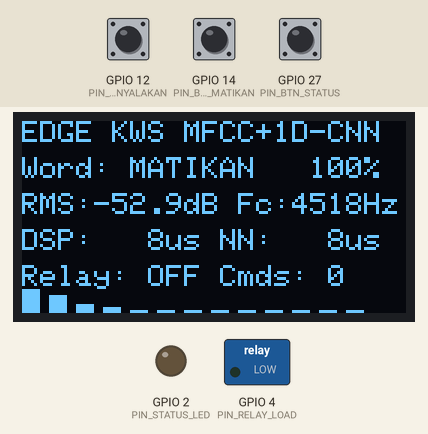
A sketch run on a simulated ESP32. On the bench: 128×64 one-colour display, switched loads named in the sketch (green lamp = pin HIGH), output pins drawn as LEDs (lit = HIGH). The inputs (shaded band) are chosen by the test bench; at power-on: GPIO 14 (PIN_BTN_MATIKAN) HIGH, GPIO 12 (PIN_BTN_NYALAKAN) HIGH, GPIO 27 (PIN_BTN_STATUS) HIGH. I2S audio is not simulated (input reads silence); what the sketch prints to the serial monitor is not drawn.

Above: at 1.2 s.
1.3 s: GPIO 14 (PIN_BTN_MATIKAN) pulled LOW for 1 s
At 2.6 s:
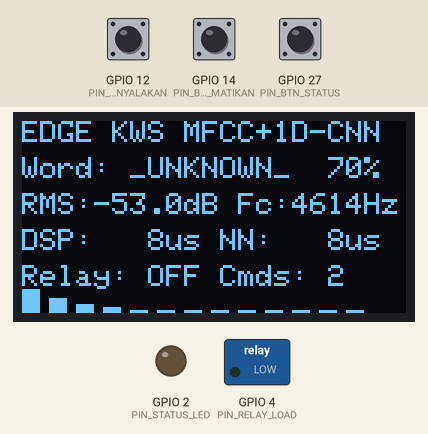
2.9 s: GPIO 12 (PIN_BTN_NYALAKAN) pulled LOW for 1 s
At 4.13 s:
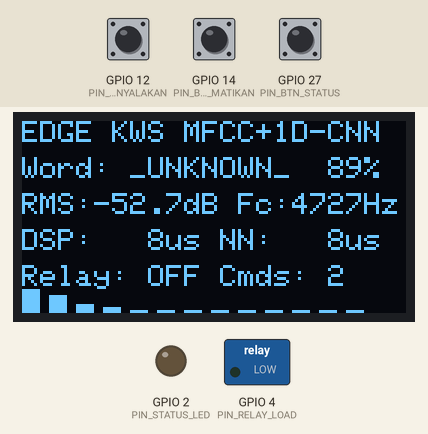
4.5 s: GPIO 27 (PIN_BTN_STATUS) pulled LOW for 0.15 s
At 5.1 s:
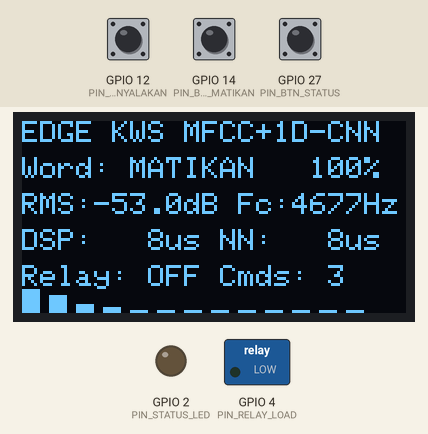
5.2 s: GPIO 12 (PIN_BTN_NYALAKAN) pulled LOW for 0.15 s
At 5.6 s:
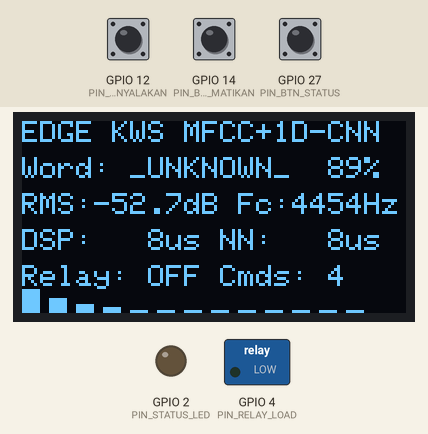
5.9 s: GPIO 14 (PIN_BTN_MATIKAN) pulled LOW for 0.15 s
At 6.26 s:
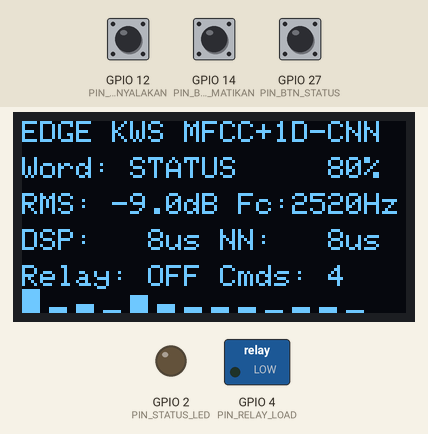
6.6 s: GPIO 27 (PIN_BTN_STATUS) pulled LOW for 1 s
At 7.75 s:
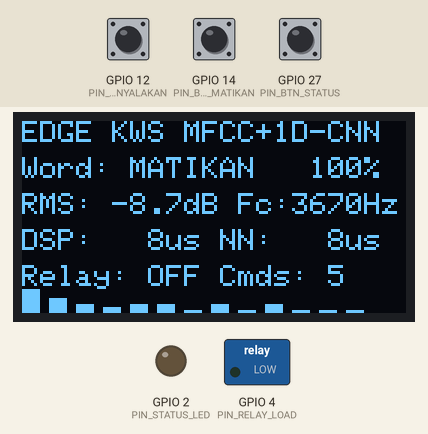

The sketch:

edge_offline_voice_command.ino
```cpp
/**
 * @file edge_offline_voice_command.ino
 * @brief Project 15: Edge Offline Voice Command Node (Audio DSP + MFCC + INT8 1D-CNN KWS)
 *
 * Hardware Architecture:
 *   - MCU: ESP32 / ESP32-S3
 *   - Microphone: INMP441 Omnidirectional I2S MEMS Microphone (16 kHz, 16-bit DMA)
 *     - I2S SCK (BCLK): GPIO 26
 *     - I2S WS  (LRCLK): GPIO 25
 *     - I2S SD  (DOUT):  GPIO 33
 *   - Simulation Utterance Trigger Buttons (for Wokwi / Bench Testing):
 *     - GPIO 12 (INPUT_PULLUP): Injects "NYALAKAN" (Turn ON) utterance
 *     - GPIO 14 (INPUT_PULLUP): Injects "MATIKAN"  (Turn OFF) utterance
 *     - GPIO 27 (INPUT_PULLUP): Injects "STATUS"   (Telemetry Report) utterance
 *   - Actuators & Display:
 *     - Relay Module: GPIO 4
 *     - Status LED:   GPIO 2
 *     - SSD1306 OLED: I2C (SDA=GPIO 21, SCL=GPIO 22)
 */

#include <Arduino.h>
#include <Wire.h>
#include <Adafruit_GFX.h>
#include <Adafruit_SSD1306.h>
#include <driver/i2s.h>

#include "kws_mfcc_model.h"

// Pin Assignments
static constexpr int PIN_I2S_SCK       = 26;
static constexpr int PIN_I2S_WS        = 25;
static constexpr int PIN_I2S_SD        = 33;

static constexpr int PIN_BTN_NYALAKAN  = 12;
static constexpr int PIN_BTN_MATIKAN   = 14;
static constexpr int PIN_BTN_STATUS    = 27;

static constexpr int PIN_RELAY_LOAD    = 4;
static constexpr int PIN_STATUS_LED    = 2;
static constexpr int PIN_I2C_SDA       = 21;
static constexpr int PIN_I2C_SCL       = 22;

static constexpr i2s_port_t I2S_PORT   = I2S_NUM_0;
static constexpr float CONFIDENCE_THRESHOLD = 0.72f;
static constexpr uint32_t LOCKOUT_MS        = 1200;

Adafruit_SSD1306 display(128, 64, &Wire, -1);
EdgeKWS::MFCCKeywordSpotter kwsEngine;

int16_t pcmFrame[EdgeKWS::FFT_SIZE];
bool    i2sHardwareActive = false;
bool    relayState        = false;
uint32_t frameCounter     = 0;
uint32_t lastCommandMs    = 0;
uint32_t totalCommands    = 0;

EdgeKWS::KeywordClass simulatedUtterance = EdgeKWS::KW_SILENCE;
uint8_t               simulatedFramesRemaining = 0;

/**
 * @brief Initializes ESP32 I2S Peripheral in Master RX mode at 16 kHz for INMP441.
 */
bool initI2SMicrophone() {
    i2s_config_t i2s_config = {
        .mode = static_cast<i2s_mode_t>(I2S_MODE_MASTER | I2S_MODE_RX),
        .sample_rate = EdgeKWS::SAMPLE_RATE_HZ,
        .bits_per_sample = I2S_BITS_PER_SAMPLE_16BIT,
        .channel_format = I2S_CHANNEL_FMT_ONLY_LEFT,
        .communication_format = I2S_COMM_FORMAT_STAND_I2S,
        .intr_alloc_flags = ESP_INTR_FLAG_LEVEL1,
        .dma_buf_count = 4,
        .dma_buf_len = 256,
        .use_apll = false,
        .tx_desc_auto_clear = false,
        .fixed_mclk = 0
    };

    i2s_pin_config_t pin_config = {
        .bck_io_num = PIN_I2S_SCK,
        .ws_io_num = PIN_I2S_WS,
        .data_out_num = I2S_PIN_NO_CHANGE,
        .data_in_num = PIN_I2S_SD
    };

    if (i2s_driver_install(I2S_PORT, &i2s_config, 0, nullptr) != ESP_OK) {
        return false;
    }
    if (i2s_set_pin(I2S_PORT, &pin_config) != ESP_OK) {
        return false;
    }
    i2s_zero_dma_buffer(I2S_PORT);
    return true;
}

/**
 * @brief Checks pushbuttons or Serial commands to inject synthetic voice utterances
 *        when testing in Wokwi or without an acoustic source.
 */
void pollSimulationTriggers() {
    if (digitalRead(PIN_BTN_NYALAKAN) == LOW && simulatedFramesRemaining == 0) {
        simulatedUtterance = EdgeKWS::KW_NYALAKAN;
        simulatedFramesRemaining = 18;
    } else if (digitalRead(PIN_BTN_MATIKAN) == LOW && simulatedFramesRemaining == 0) {
        simulatedUtterance = EdgeKWS::KW_MATIKAN;
        simulatedFramesRemaining = 18;
    } else if (digitalRead(PIN_BTN_STATUS) == LOW && simulatedFramesRemaining == 0) {
        simulatedUtterance = EdgeKWS::KW_STATUS;
        simulatedFramesRemaining = 18;
    }

    if (Serial.available() > 0) {
        String cmd = Serial.readStringUntil('\n');
        cmd.trim();
        cmd.toUpperCase();
        if (cmd == "NYALAKAN" || cmd == "1") {
            simulatedUtterance = EdgeKWS::KW_NYALAKAN;
            simulatedFramesRemaining = 18;
        } else if (cmd == "MATIKAN" || cmd == "0") {
            simulatedUtterance = EdgeKWS::KW_MATIKAN;
            simulatedFramesRemaining = 18;
        } else if (cmd == "STATUS" || cmd == "S") {
            simulatedUtterance = EdgeKWS::KW_STATUS;
            simulatedFramesRemaining = 18;
        }
    }
}

/**
 * @brief Captures a 256-sample PCM frame from I2S DMA or falls back to the
 *        synthetic formant generator if the I2S data line is silent/unconnected.
 */
void captureAudioFrame(int16_t* buffer) {
    if (simulatedFramesRemaining > 0) {
        EdgeKWS::MFCCKeywordSpotter::synthesizeUtteranceFrame(
            simulatedUtterance, frameCounter, buffer
        );
        simulatedFramesRemaining--;
        if (simulatedFramesRemaining == 0) {
            simulatedUtterance = EdgeKWS::KW_SILENCE;
        }
        return;
    }

    if (i2sHardwareActive) {
        size_t bytesRead = 0;
        esp_err_t err = i2s_read(
            I2S_PORT, buffer, EdgeKWS::FFT_SIZE * sizeof(int16_t),
            &bytesRead, pdMS_TO_TICKS(15)
        );
        if (err == ESP_OK && bytesRead == EdgeKWS::FFT_SIZE * sizeof(int16_t)) {
            // Check if hardware I2S stream has non-zero variance (connected INMP441)
            int32_t energy = 0;
            for (size_t i = 0; i < EdgeKWS::FFT_SIZE; ++i) {
                energy += abs(buffer[i]);
            }
            if (energy > 64) {
                return;
            }
        }
    }

    // Default background floor when idle in simulation
    EdgeKWS::MFCCKeywordSpotter::synthesizeUtteranceFrame(
        EdgeKWS::KW_SILENCE, frameCounter, buffer
    );
}

void updateOLED(const EdgeKWS::KWSInferenceResult& res) {
    display.clearDisplay();
    display.setTextSize(1);
    display.setTextColor(SSD1306_WHITE);

    display.setCursor(0, 0);
    display.print(F("EDGE KWS MFCC+1D-CNN"));

    display.setCursor(0, 12);
    display.printf("Word: %-9s %3.0f%%",
                   EdgeKWS::KEYWORD_LABELS[res.smoothed_class],
                   res.smoothed_probabilities[res.smoothed_class] * 100.0f);

    display.setCursor(0, 24);
    display.printf("RMS:%5.1fdB Fc:%4.0fHz", res.frame_rms_db, res.spectral_centroid_hz);

    display.setCursor(0, 36);
    display.printf("DSP:%4luus NN:%4luus",
                   static_cast<unsigned long>(res.dsp_latency_us),
                   static_cast<unsigned long>(res.nn_latency_us));

    display.setCursor(0, 48);
    display.printf("Relay: %-3s Cmds: %lu",
                   relayState ? "ON" : "OFF",
                   static_cast<unsigned long>(totalCommands));

    // Draw real-time 13-band MFCC bar graph on bottom row
    const auto& spec = kwsEngine.getSpectrogram();
    for (size_t c = 0; c < EdgeKWS::NUM_MFCC_COEFFS; ++c) {
        int val = abs(spec[EdgeKWS::NUM_TIME_SLICES - 1][c]) / 16;
        if (val > 7) val = 7;
        display.fillRect(static_cast<int>(c * 9), 63 - val, 6, val + 1, SSD1306_WHITE);
    }

    display.display();
}

void setup() {
    Serial.begin(115200);
    pinMode(PIN_BTN_NYALAKAN, INPUT_PULLUP);
    pinMode(PIN_BTN_MATIKAN, INPUT_PULLUP);
    pinMode(PIN_BTN_STATUS, INPUT_PULLUP);
    pinMode(PIN_RELAY_LOAD, OUTPUT);
    pinMode(PIN_STATUS_LED, OUTPUT);

    digitalWrite(PIN_RELAY_LOAD, LOW);
    digitalWrite(PIN_STATUS_LED, LOW);

    Wire.begin(PIN_I2C_SDA, PIN_I2C_SCL);
    if (display.begin(SSD1306_SWITCHCAPVCC, 0x3C)) {
        display.clearDisplay();
        display.setTextSize(1);
        display.setTextColor(SSD1306_WHITE);
        display.setCursor(0, 0);
        display.println(F("Initializing KWS..."));
        display.display();
    }

    kwsEngine.begin();
    i2sHardwareActive = initI2SMicrophone();

    Serial.println(F("=============================================================="));
    Serial.println(F(" Project 15: Edge Offline Voice Command (MFCC + INT8 1D-CNN)"));
    Serial.println(F(" Press Buttons (GPIO 12/14/27) or send NYALAKAN/MATIKAN/STATUS"));
    Serial.println(F("=============================================================="));
}

void loop() {
    pollSimulationTriggers();
    captureAudioFrame(pcmFrame);

    uint32_t t_dsp_start = micros();
    float rms_db = 0.0f;
    float centroid_hz = 0.0f;
    kwsEngine.pushAudioFrame(pcmFrame, rms_db, centroid_hz);
    uint32_t dsp_latency_us = micros() - t_dsp_start;

    EdgeKWS::KWSInferenceResult res = kwsEngine.runInference(
        rms_db, centroid_hz, dsp_latency_us
    );
    frameCounter++;

    uint32_t now = millis();
    float top_conf = res.smoothed_probabilities[res.smoothed_class];

    if (res.smoothed_class >= EdgeKWS::KW_NYALAKAN &&
        top_conf >= CONFIDENCE_THRESHOLD &&
        (now - lastCommandMs) > LOCKOUT_MS) {

        lastCommandMs = now;
        totalCommands++;

        if (res.smoothed_class == EdgeKWS::KW_NYALAKAN) {
            relayState = true;
            digitalWrite(PIN_RELAY_LOAD, HIGH);
            digitalWrite(PIN_STATUS_LED, HIGH);
            Serial.printf("[KWS ACTION] Voice Command 'NYALAKAN' (%.1f%%) -> Relay ON\n",
                          top_conf * 100.0f);
        } else if (res.smoothed_class == EdgeKWS::KW_MATIKAN) {
            relayState = false;
            digitalWrite(PIN_RELAY_LOAD, LOW);
            digitalWrite(PIN_STATUS_LED, LOW);
            Serial.printf("[KWS ACTION] Voice Command 'MATIKAN' (%.1f%%) -> Relay OFF\n",
                          top_conf * 100.0f);
        } else if (res.smoothed_class == EdgeKWS::KW_STATUS) {
            Serial.printf(
                "[KWS STATUS] Relay=%s | Commands=%lu | FreeHeap=%luB | DSP=%luus | NN=%luus\n",
                relayState ? "ON" : "OFF",
                static_cast<unsigned long>(totalCommands),
                static_cast<unsigned long>(ESP.getFreeHeap()),
                static_cast<unsigned long>(res.dsp_latency_us),
                static_cast<unsigned long>(res.nn_latency_us)
            );
        }
    }

    if (frameCounter % 5 == 0) {
        updateOLED(res);
    }

    if (frameCounter % 25 == 0) {
        Serial.printf(
            "{\"frame\":%lu,\"kw\":\"%s\",\"conf\":%.3f,\"rms_db\":%.1f,"
            "\"centroid_hz\":%.0f,\"dsp_us\":%lu,\"nn_us\":%lu,\"relay\":%s}\n",
            static_cast<unsigned long>(frameCounter),
            EdgeKWS::KEYWORD_LABELS[res.smoothed_class],
            top_conf,
            res.frame_rms_db,
            res.spectral_centroid_hz,
            static_cast<unsigned long>(res.dsp_latency_us),
            static_cast<unsigned long>(res.nn_latency_us),
            relayState ? "true" : "false"
        );
    }

    delay(10);
}
```

Source omitted: kws_mfcc_model.h (22572 bytes)
